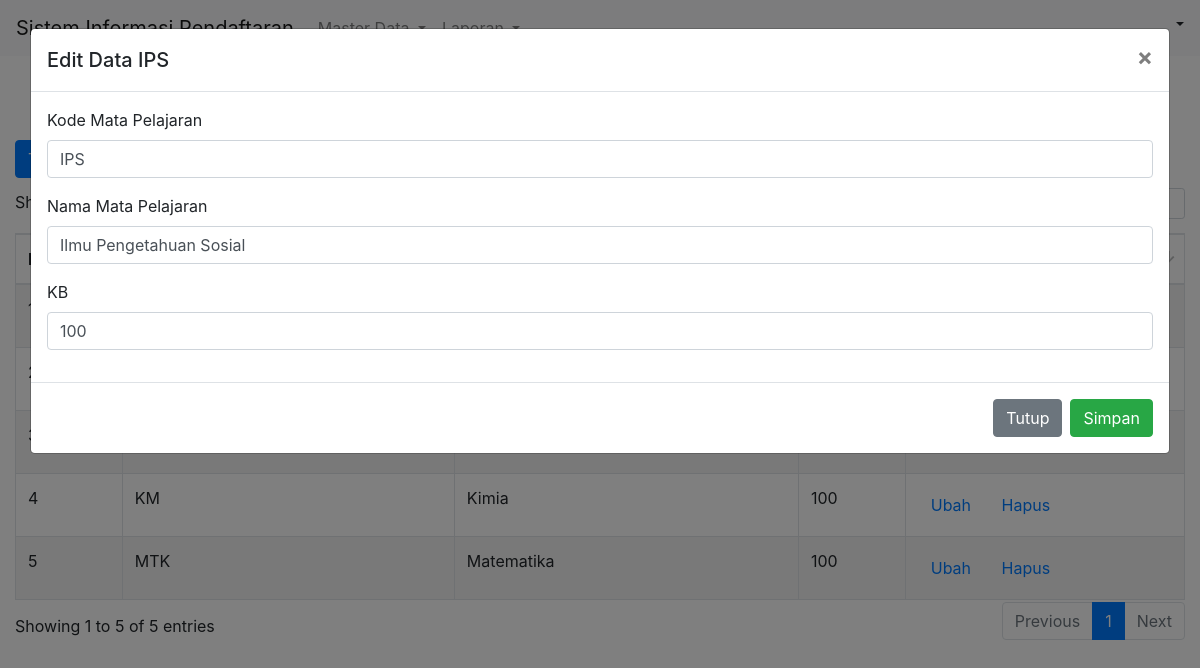
Screenshot of /matpel/?kode_matpel=IPS with the database file from the repository.
### tables this page shows
CREATE TABLE `mata_pelajaran` (
  `kode_matpel` varchar(5) NOT NULL,
  `nama_matpel` varchar(30) NOT NULL,
  `kb` varchar(5) NOT NULL
);

### application/controllers/Matpel.php (called while the page is built, shortened)
<?php
class Matpel extends CI_Controller{
	function __construct(){
		$this->load->library('pdftc');
		$this->load->model('MMatpel');
		$this->load->helper('url');
		$this->load->library('session');
	}
	function index(){
		$data['data'] = $this->MMatpel->getAll()->result();
		$this->load->view('header');
		$this->load->view('matpel_home', $data);
		$this->load->view('footer');
	}
}

### index.php (called while the page is built, shortened)
<?php
require_once BASEPATH.'core/CodeIgniter.php';

### application/models/MMatpel.php (called while the page is built, shortened)
<?php
class MMatpel extends CI_Model{
	function getAll(){
		return $this->db->get('mata_pelajaran');
	}
	public function getSearch($key){
		$this->db->select('*');
		$this->db->from('mata_pelajaran');
		$this->db->where('kode_matpel', $key);
		return $this->db->get()->result();
	}
}

### application/views/matpel_home.php (the view, shortened to what this page needs)
<div class="container-fluid">
	<form target="_blank" method="GET" action="<?php echo base_url(). 'matpel/report'; ?>">
		<div class="row" style="margin-top: 10px">
			<div class="col-2" style="margin: 0; max-width: 160px; padding-right: 0;">
				<button type="button" class="btn btn-primary" data-toggle="modal" data-target="#exampleModal">Tambah Data</button>
			</div>
				<div class="col-1" style="padding: 0">
					<a type="submit" class="btn btn-info">Report</a>
				</div>
			<div class="col-sm-9"></div>
			</form>
		</div>
	<div class="row" style="margin-top: 10px">
		<div class="col-sm">
			<table id="example" class="table table-striped table-bordered" style="width:100%; margin-top: 10px">
		        <thead>
		            <tr>
		                <th>No</th>
		                <th>Kode Mata Pelajaran</th>
		                <th>Nama Mata Pelajaran</th>
		                <th>KB</th>
		            </tr>
		        </thead>
		        <tbody>
		        	<?php
						$no = 1;
						foreach($data as $u){
					?>
			            <tr>
			                <td><?=$no++?></td>
			                <td><?=$u->kode_matpel?></td>
			                <td><?=$u->nama_matpel?></td>
			                <td><?=$u->kb?></td>
			                <td>
			                	<a href="<?php echo base_url(). 'matpel/?kode_matpel='.$u->kode_matpel; ?>" class="btn btn-link">Ubah</a>
			                	<button onclick="confirmDelete('<?=$u->kode_matpel?>')" class="btn btn-link" data-toggle="modal" data-target="#staticBackdrop">Hapus</button>
			                </td>
			            </tr>
		            <?php
						}
					?>
		        </tbody>
		    </table>
		</div>
	</div>
	<?php
		$titleModal = "Tambah Data";
		if($this->input->get('kode_matpel') != ""){
			$titleModal = "Edit Data ".$this->input->get('kode_matpel');
			$data = $this->MMatpel->getSearch($this->input->get('kode_matpel'));
		}else{
			$data[0]->kode_matpel = "";
			$data[0]->nama_matpel = "";
			$data[0]->kb = "";
		}
	?>
	<form action="<?php echo base_url(). 'matpel/save'; ?>" method="post">
		<div class="modal fade" id="exampleModal" tabindex="-1" aria-labelledby="exampleModalLabel" aria-hidden="true">
		  <div class="modal-dialog modal-dialog-scrollable modal-xl">
		    <div class="modal-content">
		      <div class="modal-header">
		        <h5 class="modal-title" id="exampleModalLabel"><?=$titleModal?></h5>
		        <button type="button" class="close" data-dismiss="modal" aria-label="Close">
		          <span aria-hidden="true">&times;</span>
		        </button>
		      </div>
		      <div class="modal-body">
		      		<div class="row">
		      			<div class="col-sm">
			      			<div class="form-group">
							    <label for="kode_matpel">Kode Mata Pelajaran</label>
							    <input type="text" class="form-control" id="kode_matpel" name="kode_matpel" value="<?=$data[0]->kode_matpel?>">
							</div>
							<div class="form-group">
							    <label for="nama_matpel">Nama Mata Pelajaran</label>
							    <input type="text" class="form-control" id="nama_matpel" name="nama_matpel" value="<?=$data[0]->nama_matpel?>">
							</div>
							<div class="form-group">
							    <label for="kb">KB</label>
							    <input type="text" class="form-control" id="kb" name="kb" value="<?=$data[0]->kb?>">
							</div>
		      			</div>
		      		</div>
		      </div>
		      <div class="modal-footer">
		        <button type="button" class="btn btn-secondary" data-dismiss="modal">Tutup</button>
		        <button type="submit" class="btn btn-success">Simpan</button>
		      </div>
		    </div>
		  </div>
		</div>
	</form>

### rows the page displays
mata_pelajaran: kode_matpel "KM", nama_matpel "Kimia", kb "100"
mata_pelajaran: kode_matpel "MTK", nama_matpel "Matematika", kb "100"
mata_pelajaran: kode_matpel "IPS", nama_matpel "Ilmu Pengetahuan Sosial", kb "100"

### other values shown
$titleModal "Edit Data IPS"
